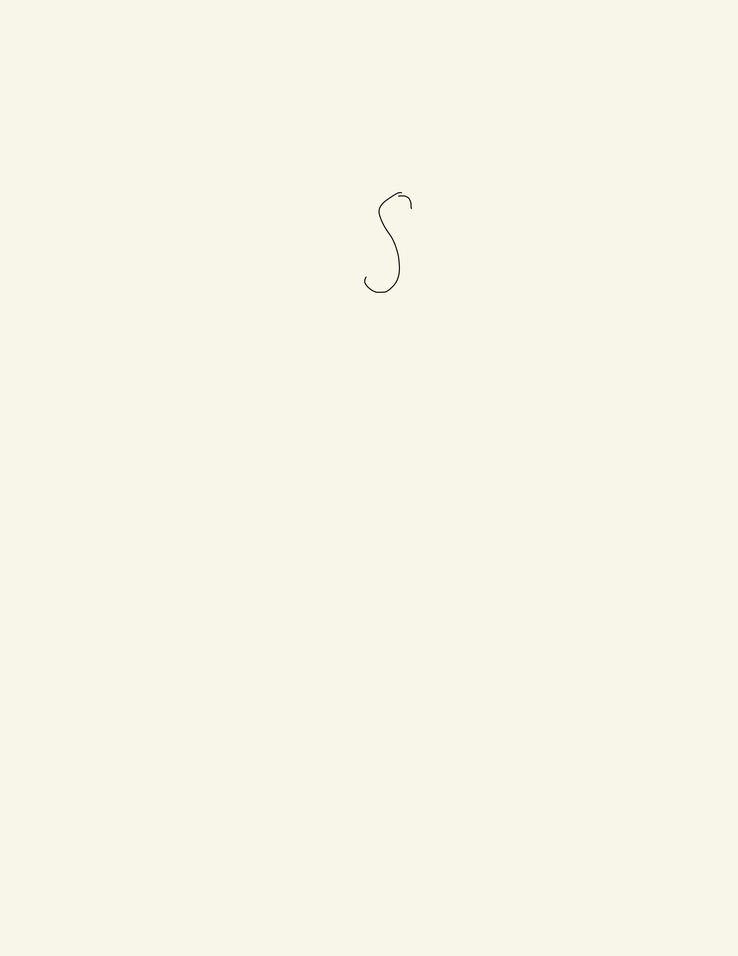
#> input picture Algo/skinny_queen_letters/new_s.jpg, 738 x 956 px, shrunk from 2244 x 2904 before the run
$ python make_chunks.py
#> lines starting #> are read from the running program, lines starting #| are printed output that depends on the picture; after the words box and inside, x2 and y2 are one past the last pixel; in counts of white or black regions, pixels touching at a corner belong together
import numpy as np
import cv2 as cv
import random
import json
import os
import re
from json import JSONEncoder
import math

chunk_type = tuple[np.ndarray,np.ndarray,np.ndarray,np.ndarray,float]

def get_contour(letter:str,draw = False) -> np.ndarray:
    # path = "skeeenny_letters/" + letter + ".jpg"
#> called with letter = 's', draw = True
    path = "skinny_queen_letters/new_s.jpg"
    # path = "images/002.jpg"
    # print(path)
    img = cv.imread(path,0)
#> img: shape (956, 738); min 3, max 255, mean 244.9
    # print(img.shape)
    # ret, thresh = cv.threshold(img, 127, 255, 0)
    canny = cv.Canny(img, 100,200)
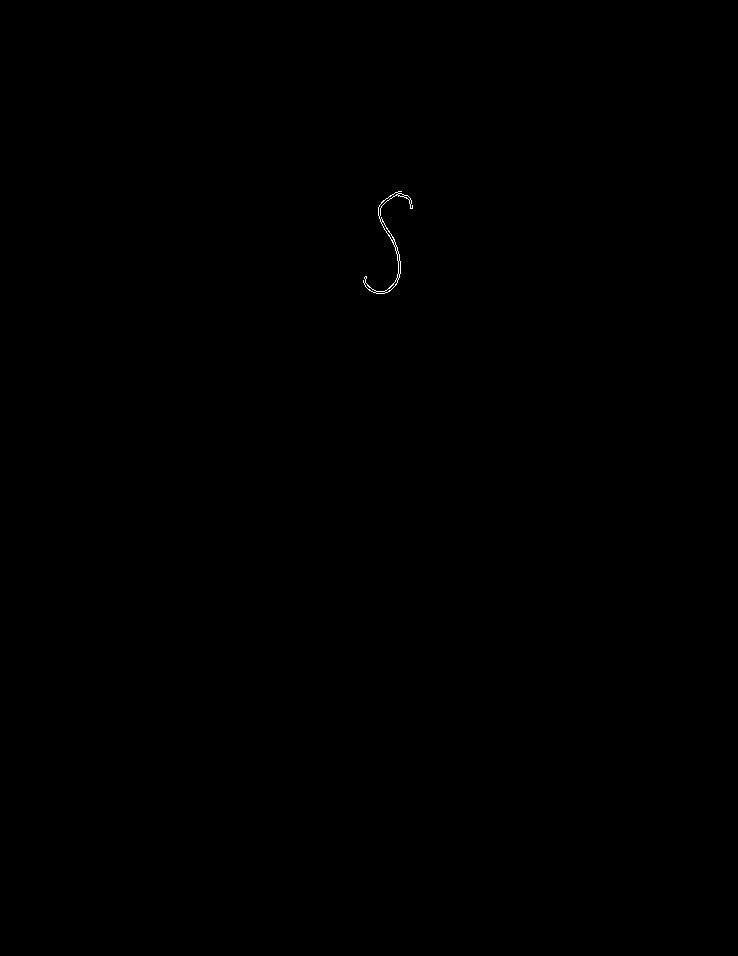
#> canny: shape (956, 738); 0.05% white in thin lines or dots, all inside (x1, y1, x2, y2) = (363, 191, 413, 294)

    # sobel = cv.Sobel(img, -1,0,2,3)
    # laplace = cv.Laplacian(img,-1,3)
    cv.imshow("canny",canny)
    cv.waitKey()
    contours, hierarchy = cv.findContours(canny, cv.RETR_TREE, cv.CHAIN_APPROX_SIMPLE)
#> contours = 20 contours, 14 with area under 20; largest, box (x1, y1, x2, y2) and area: (363, 191, 413, 294) 354, (378, 192, 399, 217) 68, (381, 221, 394, 241) 46, (384, 279, 398, 293) 38, (364, 282, 377, 293) 32, (398, 260, 401, 275) 26
    # print('num contours = ', len(contours))
    if draw:
        cv.imshow(letter,img)
        cv.waitKey()
        draw_contours(img,contours,letter, scale = 5)
    return contours

def draw_contours(img,contours,window_name = "contours",index = -1,scale = 1):
#> called with window_name = 's', index = -1, scale = 5
    h,w = img.shape
#> h = 956; w = 738
    vis = np.ones((h, w), np.float32)
    vis = cv.cvtColor(vis, cv.COLOR_GRAY2BGR)
#> vis: shape (956, 738, 3) float32; every value is 1
    # contours = scale_contour(contours, scale)
    # print(vis.shape)
    # print(scale_contour(contours[1],2))
    # cv.drawContours(vis, (contours[0],scale_contour(contours[1],2)), -1,
    #                     (0,0,1)
    #                     ,6)
    cv.drawContours(vis,contours,index,(0,0,0),6)
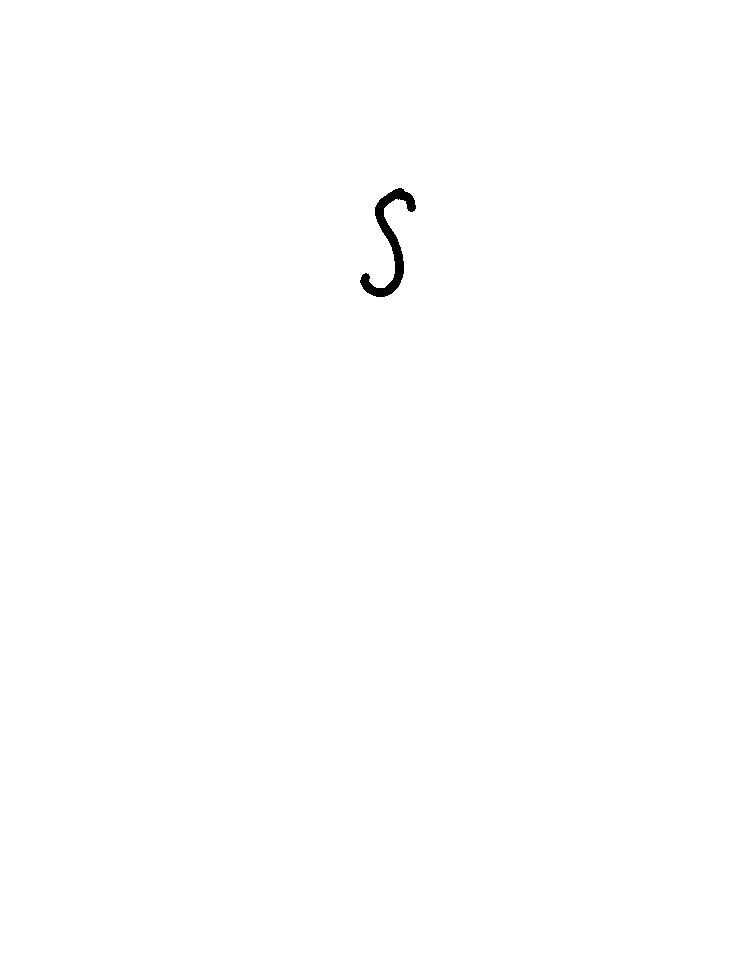
#> vis: shape (956, 738, 3) float32; values 0 (black) and 1 (white), 99.8% white; 1 black region
    cv.imshow(window_name, vis)
    cv.waitKey()

class NumpyArrayEncoder(JSONEncoder):
    # [54 lines left out: functions default, make_json, move_contour_to_origin, move_contour_to_anywhere, scale_contour, not called in this run]

def make_chunks(cntr: np.ndarray,box_height:float):
    # chunk = {ptA, ptB, ptC, ptD, slope}
    ro_ret = []
    for i in range(1,cntr):
        pt_1 = cntr[i-1]
        pt_2 = cntr[i]
        slope = (pt_2[1]-pt_1[1])/(pt_2[0]-pt_1[0])
        perp_slope = -1/slope
        mag = math.sqrt(perp_slope**2 + 1)
        unit_vec = np.array([[1/mag],[perp_slope/mag]])
        new_chunk = (pt_1+box_height * unit_vec,pt_1-box_height * unit_vec,pt_2+box_height * unit_vec,pt_2-box_height * unit_vec, slope)
        ro_ret.append(new_chunk)
    return ro_ret

def main():
    #TODO 1. Read the contours
    #     2. Make chunks
    #     3. Find way to combine chunks(with slope tresholds)
    #     4. Determine which chunk a segment is in (using centroid)
    #     5. make a chunks class

    cnt = get_contour("s",True)
#> cnt has the same summary as contours in get_contour
    for i in cnt:
        print(len(i))
#> this loop made 20 passes
#| 183
#| 6
#| 20
#| 18
#| 6
#| 6
#| 6
#| 6
#> (further printed lines are left out)
    # print(len(cnt))
    chunks = make_chunks(cnt,5)
#> after the loop in make_chunks, `for i in range(1,cntr):`: ro_ret = []
    # [12 lines of commented-out code are left out]
#> (the run stopped early here; a loop or call above may not have finished)

$ run again, with Algo/images/002.jpg copied over Algo/skinny_queen_letters/new_s.jpg
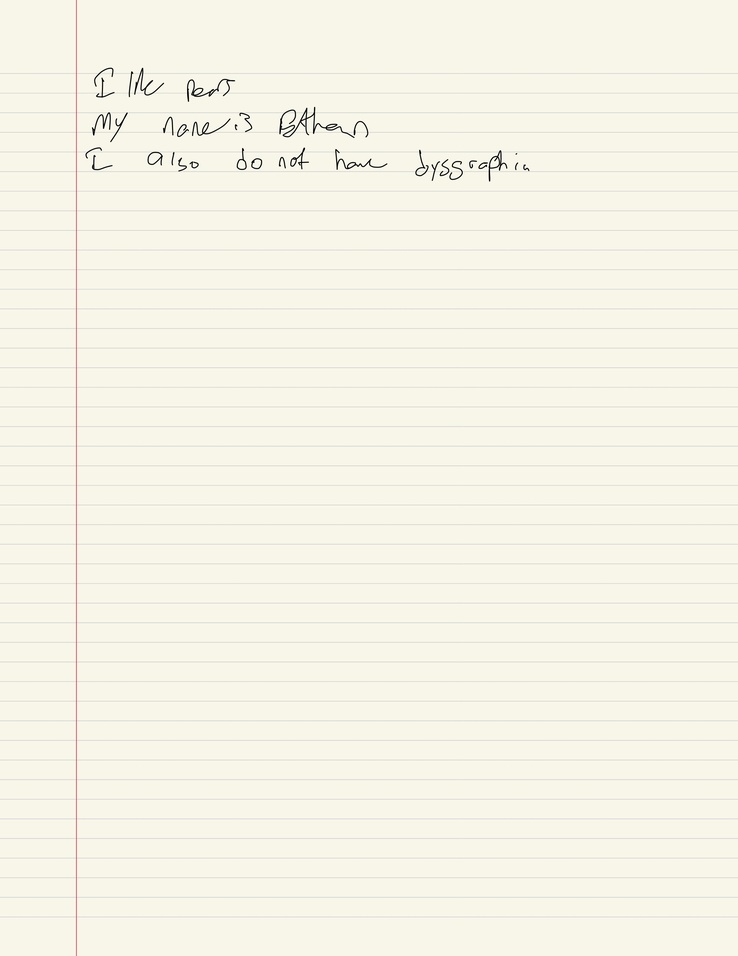
#> input picture Algo/images/002.jpg, 738 x 956 px, shrunk from 2244 x 2904 before the run
#> in get_contour, `canny = cv.Canny(img, 100,200)`:
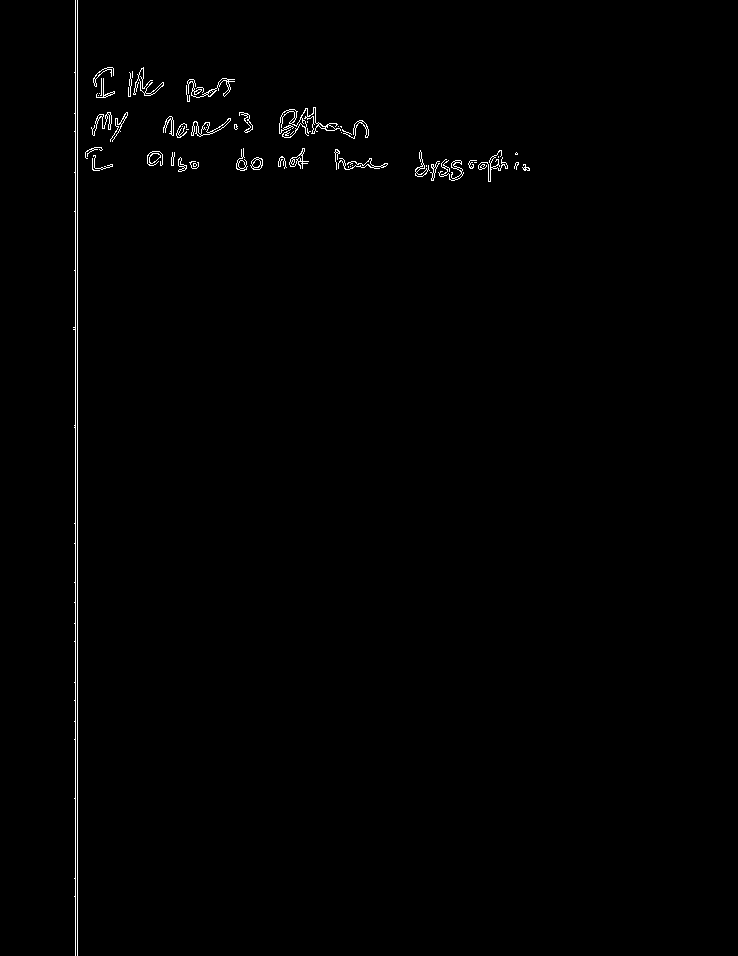
#> canny: shape (956, 738); 0.7% white in thin lines or dots, all inside (x1, y1, x2, y2) = (73, 0, 530, 956)
#> contours = 180 contours, 137 with area under 20; largest, box (x1, y1, x2, y2) and area: (279, 107, 341, 138) 254, (191, 118, 231, 137) 180, (187, 78, 235, 98) 154, (250, 157, 263, 170) 110, (289, 148, 309, 169) 109
#> in draw_contours, `cv.drawContours(vis,contours,index,(0,0,0),6)`:
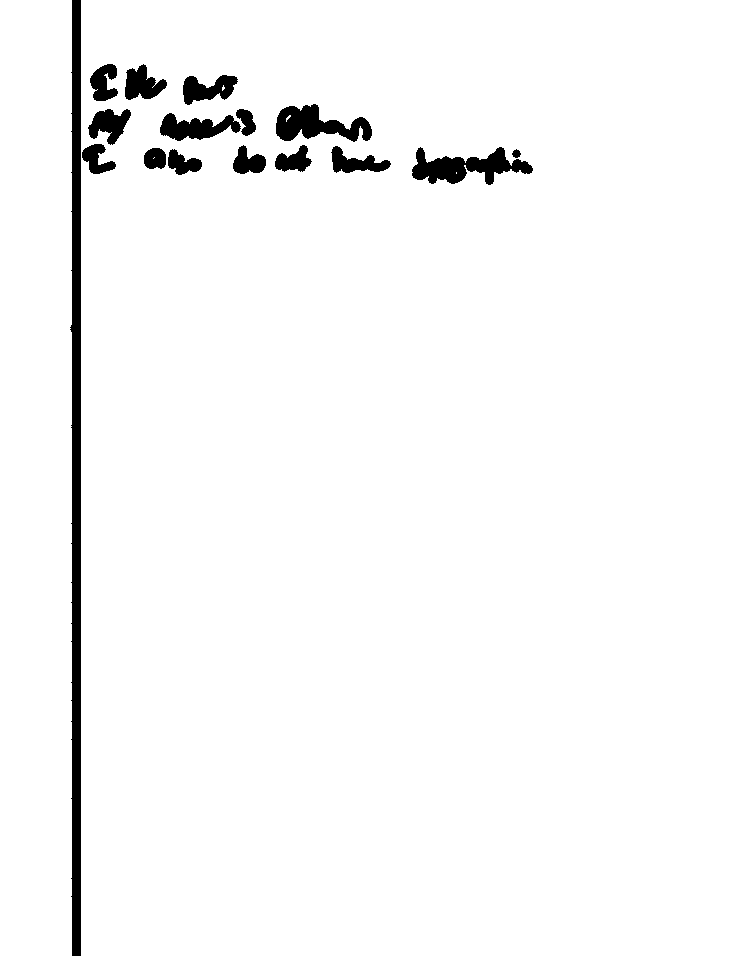
#> vis: shape (956, 738, 3) float32; values 0 (black) and 1 (white), 97% white; 16 black regions
#> cnt has the same summary as contours in get_contour
#> the loop in main, `for i in cnt:` made 180 passes
#> i on passes 1 to 3: [[350, 166]], [[348, 166], [348, 167]], [[426, 165], [426, 166]]
#> (printed output is left out)
#> after the loop in make_chunks, `for i in range(1,cntr):`: ro_ret = []
